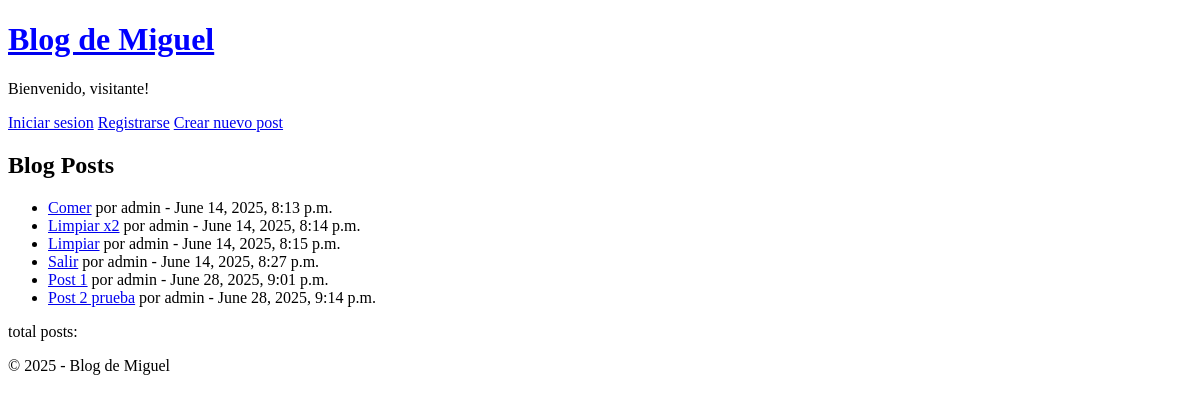
The app's page /, older data.
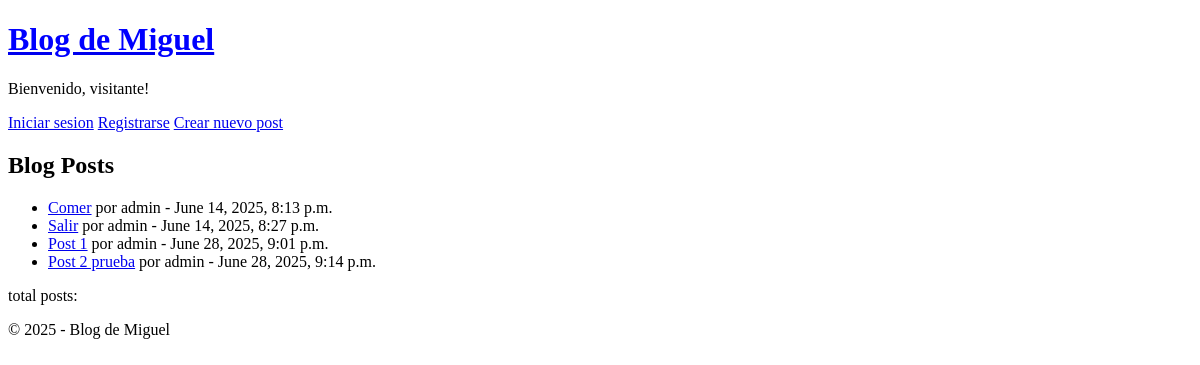
The same page, newer data.
### blog/models.py (models this page shows, shortened)
class Post(models.Model):
    title = models.CharField(max_length=200)
    content = models.TextField()
    created_at = models.DateTimeField(auto_now_add=True)
    updated_at = models.DateTimeField(auto_now=True)
    author = models.ForeignKey('auth.User', on_delete=models.CASCADE)

### blog/views.py (the view)
# urls.py: path('', PostListView.as_view(), name='post-list'),
class PostListView(ListView):
    model = Post
    template_name = 'post-list.html'

### templates/post-list.html
{% extends "_base.html" %}
{% block content %}
    <h2>Blog Posts</h2>
    <ul>
        {% for post in post_list %}
            <li><a href="{% url "post-detail" post.pk %}">{{ post.title }}</a> por
                {{ post.author }} -
                {{ post.created_at }}
            </li>
        {% endfor %}
    </ul>
    <p>total posts: {{ post_count }}</p>
{% endblock content %}

### templates/_base.html (shortened to what this page needs)
{% load static %}
<!DOCTYPE html>
<html lang="en">
<head>
    <link rel="stylesheet" href="{% static 'css/style.css' %}">
</head>
<body>
    <header>
        <a href="{% url 'post-list' %}"><h1>Blog de Miguel</h1></a>
         {% if user.is_authenticated %}
         <p>Bienvenido, {{ user.username }}!</p>
          <form method="post" action="{% url 'logout' %}">
            {% csrf_token %}
            <button type="submit">Cerrar sesion</button>
          </form>
         {% else %}
        <p>Bienvenido, visitante!</p>
        <a href="{% url 'login' %}">Iniciar sesion</a>
        <a href="{% url 'signup' %}">Registrarse</a>
        {% endif %}
        <a href="{% url 'post-create' %}">Crear nuevo post</a>
    </header>
    {% block content %}
    {% endblock %}
    <footer>
        <p>&copy; 2025 - Blog de Miguel</p>
    </footer>
</body>
</html>

### static/css/style.css (style rules this page uses)
h1 { color: blue; }

Row changes from the older to the newer data that the page shows:
removed Post: title "Limpiar x2", author "admin", created_at "June 14, 2025, 8:14 p.m."
removed Post: title "Limpiar", author "admin", created_at "June 14, 2025, 8:15 p.m."
